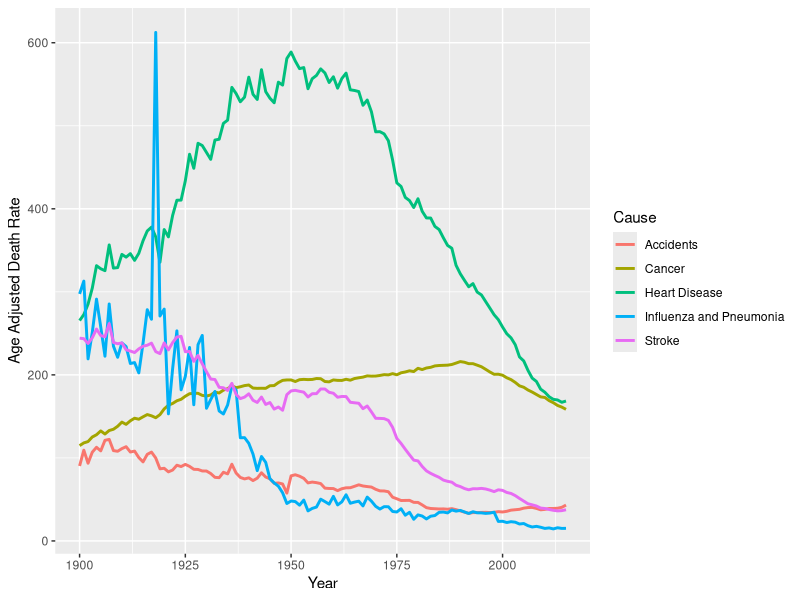
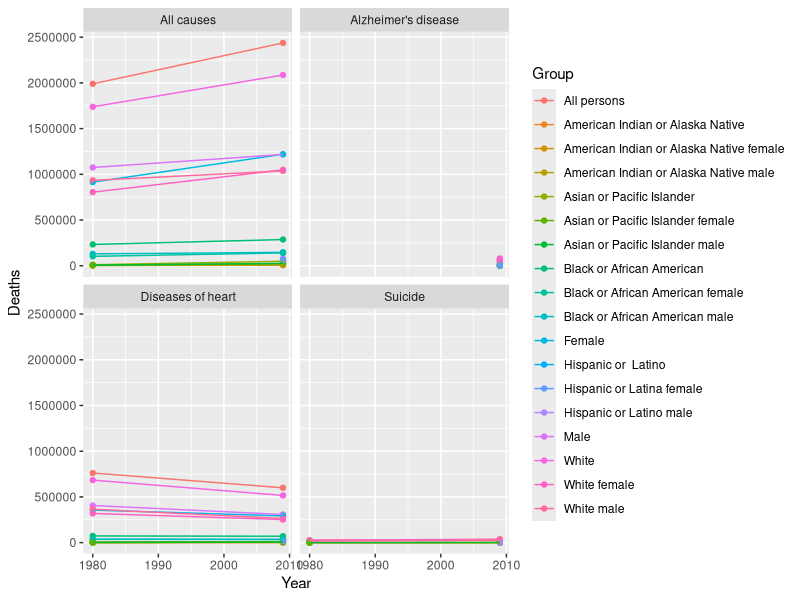
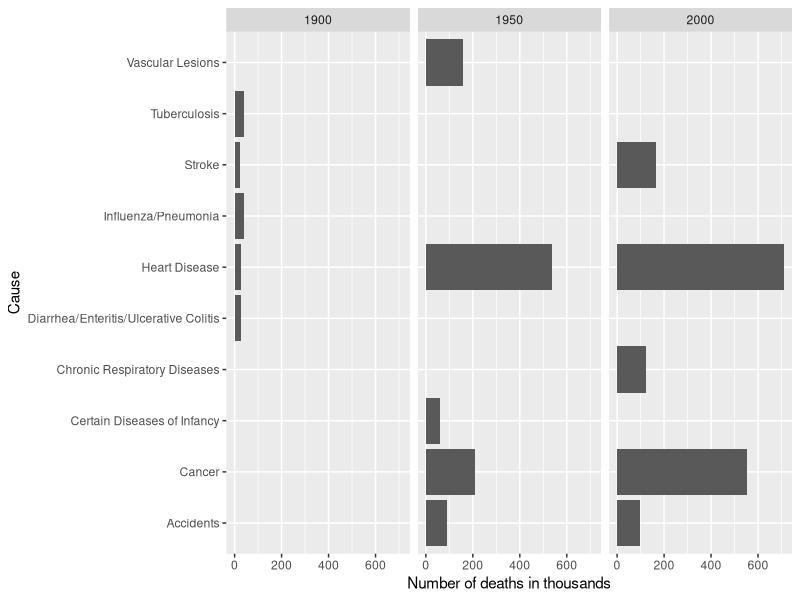

These figures' R source, in order:
## @knitr explore_data

library(tidyverse)

read_csv("NCHS_-_Age-adjusted_Death_Rates_for_Selected_Major_Causes_of_Death.csv") %>%
  ggplot(aes(Year, `Age Adjusted Death Rate`, color = Cause)) +
  geom_line(size = 1)

read_csv("Selected_Trend_Table_from_Health__United_States__2011._Leading_causes_of_death_and_numbers_of_deaths__by_sex__race__and_Hispanic_origin__United_States__1980_and_2009.csv") %>%
  filter(`Cause of death` %in% c("All causes", "Alzheimer's disease", "Diseases of heart", "Suicide")) %>%
  ggplot(aes(Year, Deaths, color = Group)) +
  geom_point() +
  geom_line() +
  facet_wrap(~ `Cause of death`)

read_csv("NCHS_-_Top_Five_Leading_Causes_of_Death__United_States__1990__1950__2000.csv") %>%
  ggplot(aes(Cause, `Number of Deaths` / 1000)) +
  geom_bar(stat = "identity") +
  coord_flip() +
  labs(y = "Number of deaths in thousands") +
  facet_wrap(~ Year)